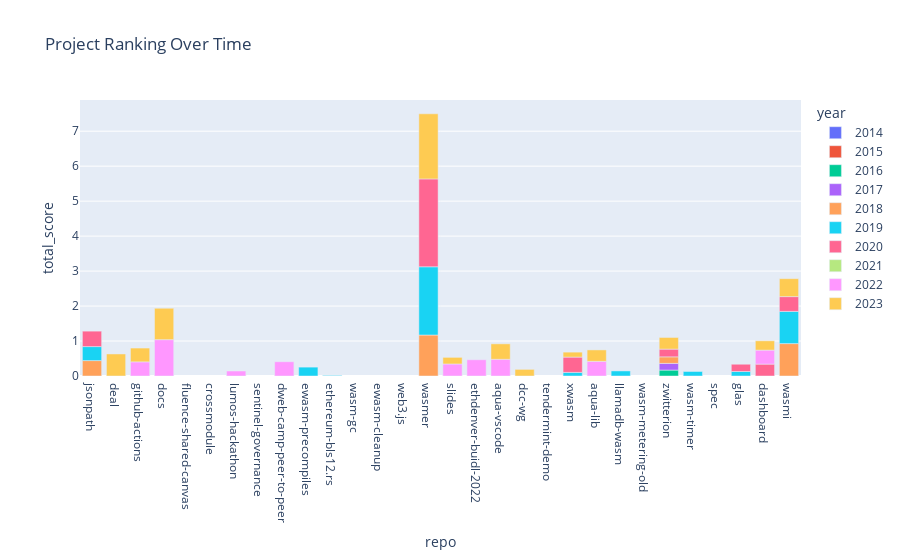

The cell this chart's notebook holds for it:
### Code cell
fig = px.bar(yearly_repo_scores, x='repo', y='total_score', color='year', title='Project Ranking Over Time')
fig.show("")
fig.show("png")

### Figure 1 — Plotly figure (JSON) as saved in the notebook; plotly's stock layout.template omitted (floating-point values rounded to 4 significant figures)
{"data": [{"alignmentgroup": "True", "hovertemplate": "year=2014<br>repo=%{x}<br>total_score=%{y}<extra></extra>", "legendgroup": "2014", "marker": {"color": "#636efa", "pattern": {"shape": ""}}, "name": "2014", "offsetgroup": "2014", "orientation": "v", "showlegend": true, "textposition": "auto", "type": "bar", "x": ["jsonpath", "deal", "github-actions", "docs", "fluence-shared-canvas", "crossmodule", "lumos-hackathon", "sentinel-governance", "dweb-camp-peer-to-peer", "ewasm-precompiles", "ethereum-bls12.rs", "wasm-gc", "ewasm-cleanup", "web3.js", "wasmer", "slides", "ethdenver-buidl-2022", "aqua-vscode", "dcc-wg", "tendermint-demo", "xwasm", "aqua-lib", "llamadb-wasm", "wasm-metering-old", "zwitterion", "wasm-timer", "spec", "glas", "dashboard", "wasmi"], "xaxis": "x", "y": [null, null, null, null, null, null, null, null, null, null, null, null, null, null, null, null, null, null, null, null, null, null, null, null, null, null, null, null, null, null], "yaxis": "y"}, {"alignmentgroup": "True", "hovertemplate": "year=2015<br>repo=%{x}<br>total_score=%{y}<extra></extra>", "legendgroup": "2015", "marker": {"color": "#EF553B", "pattern": {"shape": ""}}, "name": "2015", "offsetgroup": "2015", "orientation": "v", "showlegend": true, "textposition": "auto", "type": "bar", "x": ["docs", "github-actions", "wasmer", "dashboard", "sentinel-governance", "ethdenver-buidl-2022", "dcc-wg", "xwasm", "deal", "fluence-shared-canvas", "dweb-camp-peer-to-peer", "web3.js", "aqua-vscode", "lumos-hackathon", "ewasm-cleanup", "slides", "wasm-gc", "ewasm-precompiles", "aqua-lib", "ethereum-bls12.rs", "crossmodule", "llamadb-wasm", "wasmi", "zwitterion", "jsonpath", "tendermint-demo", "spec", "wasm-metering-old", "glas", "wasm-timer"], "xaxis": "x", "y": [null, null, null, null, null, null, null, null, null, null, null, null, null, null, null, null, null, null, null, null, null, null, null, null, null, null, null, null, null, null], "yaxis": "y"}, {"alignmentgroup": "True", "hovertemplate": "year=2016<br>repo=%{x}<br>total_score=%{y}<extra></extra>", "legendgroup": "2016", "marker": {"color": "#00cc96", "pattern": {"shape": ""}}, "name": "2016", "offsetgroup": "2016", "orientation": "v", "showlegend": true, "textposition": "auto", "type": "bar", "x": ["sentinel-governance", "ethdenver-buidl-2022", "dashboard", "dcc-wg", "xwasm", "aqua-lib", "llamadb-wasm", "wasm-metering-old", "wasm-timer", "deal", "wasmi", "spec", "tendermint-demo", "jsonpath", "glas", "github-actions", "web3.js", "docs", "fluence-shared-canvas", "crossmodule", "wasmer", "lumos-hackathon", "zwitterion", "aqua-vscode", "slides", "ewasm-precompiles", "ethereum-bls12.rs", "wasm-gc", "ewasm-cleanup", "dweb-camp-peer-to-peer"], "xaxis": "x", "y": [null, null, null, null, null, null, null, null, null, null, null, null, null, null, null, null, null, null, null, null, null, null, 0.1697, null, null, null, null, null, null, null], "yaxis": "y"}, {"alignmentgroup": "True", "hovertemplate": "year=2017<br>repo=%{x}<br>total_score=%{y}<extra></extra>", "legendgroup": "2017", "marker": {"color": "#ab63fa", "pattern": {"shape": ""}}, "name": "2017", "offsetgroup": "2017", "orientation": "v", "showlegend": true, "textposition": "auto", "type": "bar", "x": ["ethereum-bls12.rs", "wasmer", "web3.js", "ewasm-cleanup", "wasm-gc", "ewasm-precompiles", "github-actions", "dweb-camp-peer-to-peer", "zwitterion", "jsonpath", "slides", "spec", "wasmi", "glas", "wasm-timer", "wasm-metering-old", "llamadb-wasm", "aqua-lib", "xwasm", "tendermint-demo", "dashboard", "dcc-wg", "aqua-vscode", "crossmodule", "fluence-shared-canvas", "docs", "deal", "sentinel-governance", "lumos-hackathon", "ethdenver-buidl-2022"], "xaxis": "x", "y": [null, null, null, null, null, null, null, null, 0.1912, null, null, null, null, null, null, null, null, null, null, null, null, null, null, null, null, null, null, null, null, null], "yaxis": "y"}, {"alignmentgroup": "True", "hovertemplate": "year=2018<br>repo=%{x}<br>total_score=%{y}<extra></extra>", "legendgroup": "2018", "marker": {"color": "#FFA15A", "pattern": {"shape": ""}}, "name": "2018", "offsetgroup": "2018", "orientation": "v", "showlegend": true, "textposition": "auto", "type": "bar", "x": ["sentinel-governance", "wasmi", "wasmer", "tendermint-demo", "spec", "wasm-metering-old", "llamadb-wasm", "aqua-lib", "xwasm", "web3.js", "dcc-wg", "dashboard", "ewasm-cleanup", "wasm-gc", "ethereum-bls12.rs", "ewasm-precompiles", "jsonpath", "dweb-camp-peer-to-peer", "lumos-hackathon", "aqua-vscode", "crossmodule", "fluence-shared-canvas", "docs", "github-actions", "deal", "ethdenver-buidl-2022", "slides", "glas", "zwitterion", "wasm-timer"], "xaxis": "x", "y": [null, 0.9271, 1.172, null, null, null, null, null, null, null, null, null, null, null, null, null, 0.4405, null, null, null, null, null, null, null, null, null, null, null, 0.1866, null], "yaxis": "y"}, {"alignmentgroup": "True", "hovertemplate": "year=2019<br>repo=%{x}<br>total_score=%{y}<extra></extra>", "legendgroup": "2019", "marker": {"color": "#19d3f3", "pattern": {"shape": ""}}, "name": "2019", "offsetgroup": "2019", "orientation": "v", "showlegend": true, "textposition": "auto", "type": "bar", "x": ["jsonpath", "web3.js", "ewasm-cleanup", "wasm-gc", "slides", "dweb-camp-peer-to-peer", "lumos-hackathon", "aqua-vscode", "crossmodule", "fluence-shared-canvas", "docs", "github-actions", "deal", "sentinel-governance", "dashboard", "ewasm-precompiles", "dcc-wg", "aqua-lib", "wasm-metering-old", "zwitterion", "spec", "tendermint-demo", "ethereum-bls12.rs", "xwasm", "wasmer", "wasm-timer", "glas", "wasmi", "ethdenver-buidl-2022", "llamadb-wasm"], "xaxis": "x", "y": [0.4007, null, null, null, null, null, null, null, null, null, null, null, null, null, null, 0.2538, null, null, null, null, null, null, 0.01643, 0.1035, 1.952, 0.129, 0.1291, 0.9208, null, 0.1451], "yaxis": "y"}, {"alignmentgroup": "True", "hovertemplate": "year=2020<br>repo=%{x}<br>total_score=%{y}<extra></extra>", "legendgroup": "2020", "marker": {"color": "#FF6692", "pattern": {"shape": ""}}, "name": "2020", "offsetgroup": "2020", "orientation": "v", "showlegend": true, "textposition": "auto", "type": "bar", "x": ["wasmer", "spec", "jsonpath", "xwasm", "wasmi", "dashboard", "zwitterion", "glas", "tendermint-demo", "web3.js", "ewasm-cleanup", "wasm-gc", "ethereum-bls12.rs", "ewasm-precompiles", "slides", "dcc-wg", "lumos-hackathon", "dweb-camp-peer-to-peer", "sentinel-governance", "ethdenver-buidl-2022", "aqua-lib", "llamadb-wasm", "wasm-metering-old", "deal", "github-actions", "wasm-timer", "crossmodule", "aqua-vscode", "docs", "fluence-shared-canvas"], "xaxis": "x", "y": [2.512, null, 0.4412, 0.4372, 0.4224, 0.3399, 0.2213, 0.2071, null, null, null, null, null, null, null, null, null, null, null, null, null, null, null, null, null, null, null, null, null, null], "yaxis": "y"}, {"alignmentgroup": "True", "hovertemplate": "year=2021<br>repo=%{x}<br>total_score=%{y}<extra></extra>", "legendgroup": "2021", "marker": {"color": "#B6E880", "pattern": {"shape": ""}}, "name": "2021", "offsetgroup": "2021", "orientation": "v", "showlegend": true, "textposition": "auto", "type": "bar", "x": ["tendermint-demo", "spec", "wasmi", "glas", "wasm-timer", "wasm-metering-old", "llamadb-wasm", "aqua-lib", "xwasm", "dcc-wg", "dashboard", "ethdenver-buidl-2022", "sentinel-governance", "github-actions", "docs", "fluence-shared-canvas", "crossmodule", "jsonpath", "lumos-hackathon", "dweb-camp-peer-to-peer", "slides", "ewasm-precompiles", "ethereum-bls12.rs", "wasm-gc", "ewasm-cleanup", "web3.js", "wasmer", "deal", "aqua-vscode", "zwitterion"], "xaxis": "x", "y": [null, null, null, null, null, null, null, null, null, null, null, null, null, null, null, null, null, null, null, null, null, null, null, null, null, null, null, null, null, null], "yaxis": "y"}, {"alignmentgroup": "True", "hovertemplate": "year=2022<br>repo=%{x}<br>total_score=%{y}<extra></extra>", "legendgroup": "2022", "marker": {"color": "#FF97FF", "pattern": {"shape": ""}}, "name": "2022", "offsetgroup": "2022", "orientation": "v", "showlegend": true, "textposition": "auto", "type": "bar", "x": ["ewasm-cleanup", "docs", "aqua-vscode", "ethdenver-buidl-2022", "aqua-lib", "dweb-camp-peer-to-peer", "github-actions", "dashboard", "slides", "lumos-hackathon", "web3.js", "jsonpath", "tendermint-demo", "spec", "wasmi", "wasmer", "wasm-timer", "zwitterion", "wasm-metering-old", "glas", "wasm-gc", "sentinel-governance", "deal", "ethereum-bls12.rs", "ewasm-precompiles", "fluence-shared-canvas", "dcc-wg", "xwasm", "llamadb-wasm", "crossmodule"], "xaxis": "x", "y": [null, 1.039, 0.4777, 0.4645, 0.4195, 0.4083, 0.4045, 0.4, 0.3439, 0.1431, null, null, null, null, null, null, null, null, null, null, null, null, null, null, null, null, null, null, null, null], "yaxis": "y"}, {"alignmentgroup": "True", "hovertemplate": "year=2023<br>repo=%{x}<br>total_score=%{y}<extra></extra>", "legendgroup": "2023", "marker": {"color": "#FECB52", "pattern": {"shape": ""}}, "name": "2023", "offsetgroup": "2023", "orientation": "v", "showlegend": true, "textposition": "auto", "type": "bar", "x": ["github-actions", "jsonpath", "tendermint-demo", "aqua-vscode", "wasmi", "deal", "docs", "wasmer", "spec", "glas", "dashboard", "aqua-lib", "web3.js", "ewasm-cleanup", "wasm-gc", "ethereum-bls12.rs", "ewasm-precompiles", "dweb-camp-peer-to-peer", "lumos-hackathon", "zwitterion", "crossmodule", "sentinel-governance", "llamadb-wasm", "xwasm", "slides", "dcc-wg", "wasm-metering-old", "wasm-timer", "fluence-shared-canvas", "ethdenver-buidl-2022"], "xaxis": "x", "y": [0.395, null, null, 0.4423, 0.513, 0.6303, 0.8981, 1.862, null, null, 0.2665, 0.3265, null, null, null, null, null, null, null, 0.333, null, null, null, 0.1419, 0.1894, 0.1894, null, null, null, null], "yaxis": "y"}], "layout": {"autosize": true, "barmode": "relative", "legend": {"title": {"text": "year"}, "tracegroupgap": 0}, "title": {"text": "Project Ranking Over Time"}, "xaxis": {"anchor": "y", "autorange": true, "domain": [0, 1], "range": [-0.5, 29.5], "title": {"text": "repo"}, "type": "category"}, "yaxis": {"anchor": "x", "autorange": true, "domain": [0, 1], "range": [0, 7.892], "title": {"text": "total_score"}}}}
